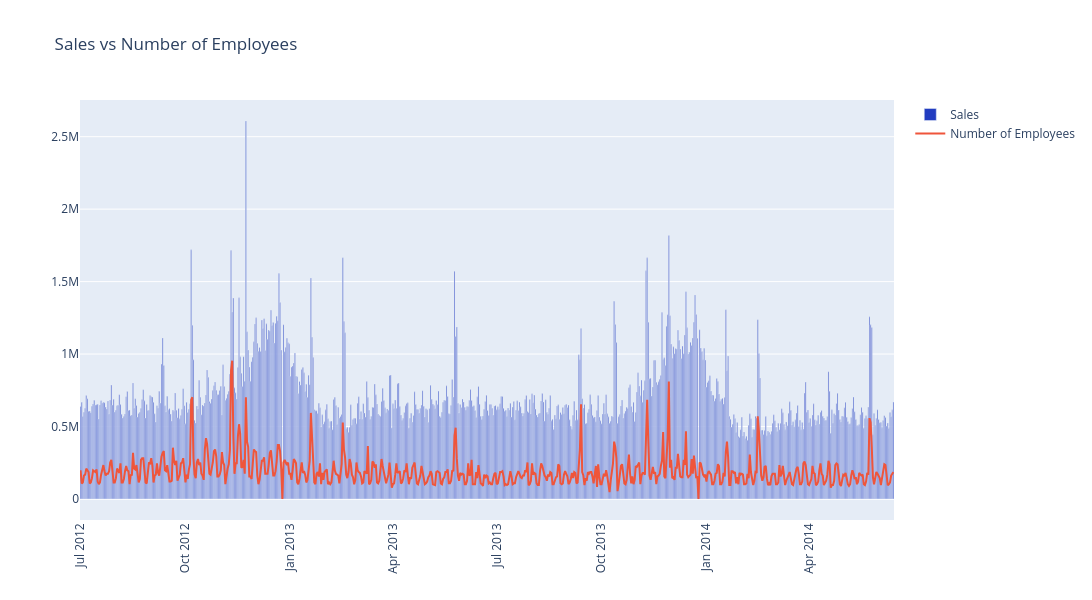

The cell this chart's notebook holds for it:
### Markdown cell above
We will start by plotting **Num_Employees** vs. **Sales**.

### Code cell
trace1 = go.Bar(
    x = data_engineered.index,
    y = data_engineered['Sales'],
    name = 'Sales',
    marker=dict(color='rgb(34,60,192)')
)
trace2 = go.Scatter(
    x = data_engineered.index,
    y = data_engineered['Num_Employees']*6000,
    name='Number of Employees',
)

fig = make_subplots(rows=1, cols=1)
fig.add_trace(trace1, row=1, col=1)
fig.add_trace(trace2, row=1, col=1)
fig['layout'].update(height = 600, width = 1100, title = 'Sales vs Number of Employees', xaxis=dict(tickangle=-90))

iplot(fig)

### Figure 1 — Plotly figure (JSON) as saved in the notebook; plotly's stock layout.template omitted (floating-point values rounded to 4 significant figures; data arrays with more than 128 entries replaced by an {"elided": "..."} marker saying what was removed)
{"data": [{"marker": {"color": "rgb(34,60,192)"}, "name": "Sales", "type": "bar", "x": {"elided": "714 str values"}, "xaxis": "x", "y": {"elided": "714 int values"}, "yaxis": "y"}, {"name": "Number of Employees", "type": "scatter", "x": {"elided": "714 str values"}, "xaxis": "x", "y": {"elided": "714 int values"}, "yaxis": "y"}], "layout": {"height": 600, "title": {"text": "Sales vs Number of Employees"}, "width": 1100, "xaxis": {"anchor": "y", "domain": [0, 1], "tickangle": -90}, "yaxis": {"anchor": "x", "domain": [0, 1]}}}
